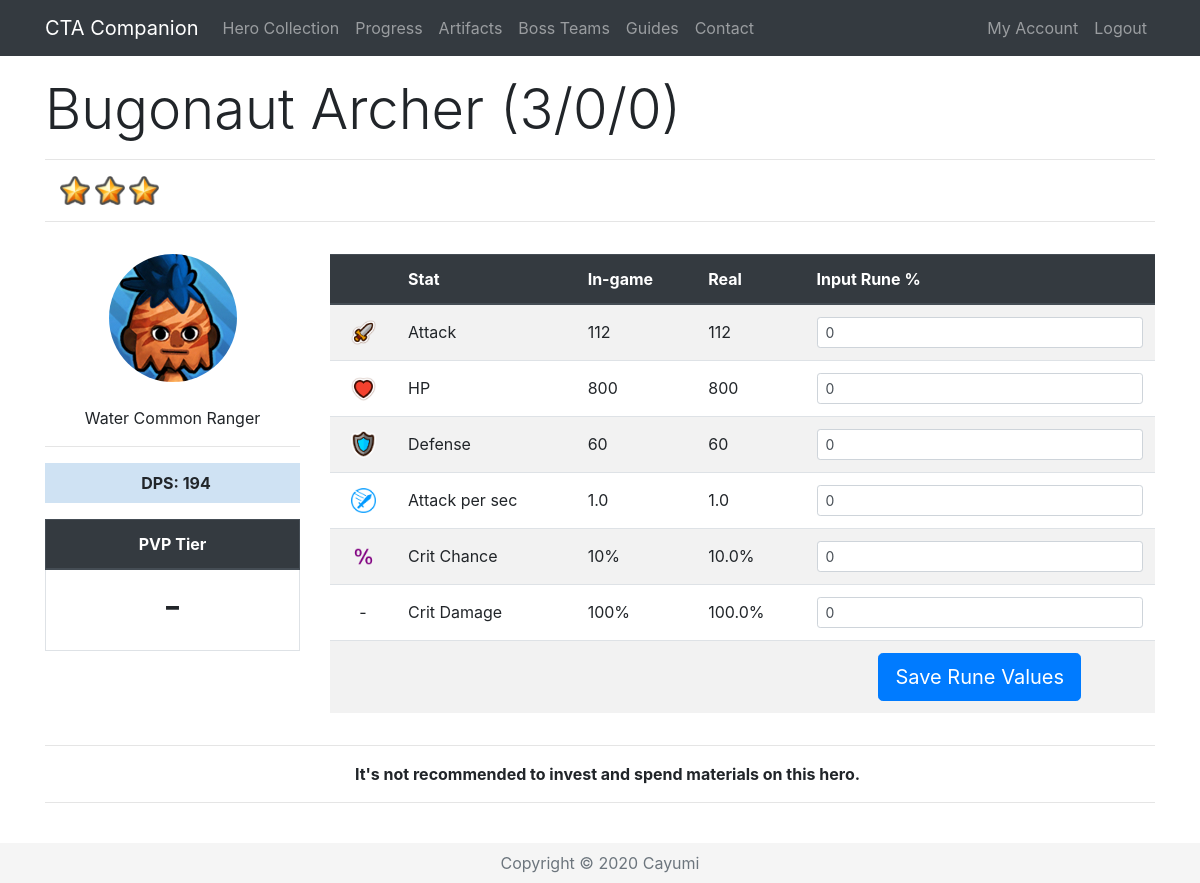
The page /Hero/604 (signed in) on the database its author committed.
### app/models.py (models this page shows, shortened)
class Base(db.Model):
    id = db.Column(db.Integer, primary_key=True)
    name = db.Column(db.String(32), index=True, unique=True)
    nameSafe = db.Column(db.String(32), index=True, unique=True)
    job = db.Column(db.String(16), index=True)
    rarity = db.Column(db.String(16), index=True)
    element = db.Column(db.String(16), index=True)
    gender = db.Column(db.String(16), index=True)
    crusher = db.Column(db.Integer, index=True)
    fly = db.Column(db.Integer, index=True)
    blitz = db.Column(db.Integer, index=True)
    atk = db.Column(db.Integer, index=True)
    hp = db.Column(db.Integer, index=True)
    defense = db.Column(db.Integer, index=True)
    crit = db.Column(db.Integer, index=True)
    critDmg = db.Column(db.Integer, index=True)
    movespeed = db.Column(db.Integer, index=True)
    aps = db.Column(db.Integer, index=True)
    arange = db.Column(db.Integer, index=True)
    resistance = db.Column(db.Integer, index=True)
    frenzy = db.Column(db.Integer, index=True)
    dodge = db.Column(db.Integer, index=True)
    stun = db.Column(db.Integer, index=True)
    stunTime = db.Column(db.Integer, index=True)
    aoe = db.Column(db.Integer, index=True)
    ult = db.Column(db.Integer, index=True)
    kshp = db.Column(db.Integer, index=True)
    gold = db.Column(db.Integer, index=True)
    freeze = db.Column(db.Integer, index=True)
    freezeTime = db.Column(db.Integer, index=True)
    freezeDmg = db.Column(db.Integer, index=True)
    burn = db.Column(db.Integer, index=True)
    burnTime = db.Column(db.Integer, index=True)
    burnDmg = db.Column(db.Integer, index=True)
    poison = db.Column(db.Integer, index=True)
    poisonTime = db.Column(db.Integer, index=True)
    poisonDmg = db.Column(db.Integer, index=True)
    sp2 = db.Column(db.Integer, index=True)
    sp2num = db.Column(db.Integer, index=True)
    buffElement = db.Column(db.String(16), index=True)
    buffType = db.Column(db.Integer, index=True)
    buffStat = db.Column(db.String(16), index=True)
    buff = db.Column(db.Integer, index=True)
    heroes = db.relationship('Hero', backref='baseStats', lazy='dynamic')

class Hero(db.Model):
    id = db.Column(db.Integer, primary_key=True)
    level = db.Column(db.Integer, index=True)
    awaken = db.Column(db.Integer, index=True)
    wpn = db.Column(db.Integer, index=True)
    medals = db.Column(db.Integer, index=True)
    runedAtk = db.Column(db.Integer, index=True)
    runedHp = db.Column(db.Integer, index=True)
    runedDef = db.Column(db.Integer, index=True)
    runedAps = db.Column(db.Integer, index=True)
    runedCrit = db.Column(db.Integer, index=True)
    runedCritDmg = db.Column(db.Integer, index=True)
    user_id = db.Column(db.Integer, db.ForeignKey('user.id'))
    base_id = db.Column(db.Integer, db.ForeignKey('base.id'))
    def displayStat(self, stat):
        if stat < 1000:
            return str(int(round(stat, 0)))
        elif stat > 1000000:
            return str(round(stat/1000000, 2))+"M"
        else:
            return str(round(stat/1000, 2))+"K"
    def displayOther(self, x):
        return '{:,}'.format(x).replace(',', ' ')
    def atk(self):
        runedAttack = self.runedAtk
        base = self.baseStats.atk
        level = self.level
        awaken = self.awaken
        atk = int(base * (2 ** (level - 1)) * (1.5 ** awaken))
        runedAtk = atk + (atk * (runedAttack / 100))
        return int(runedAtk)
    def raidAtk(self, art, buff):
        runedAttack = self.runedAtk
        base = self.baseStats.atk
        level = self.level
        awaken = self.awaken
        atk = base * (2 ** (level - 1)) * (1.5 ** awaken)
        runedAtk = (atk + (atk * ((runedAttack+art) / 100))) * self.baseStats.crusher + atk * buff / 100
        return runedAtk
    def hp(self):
        runedHP = self.runedHp
        base = self.baseStats.hp
        level = self.level
        awaken = self.awaken
        hp = int(base * (2 ** (level - 1)) * (1.5 ** awaken))
        runedHP = hp + (hp * (runedHP / 100))
        return int(runedHP)
    def defense(self):
        runedDef = self.runedDef
        base = self.baseStats.defense
        level = self.level
        awaken = self.awaken
        defense = int(base * (2 ** (level - 1)) * (1.5 ** awaken))
        runedDef = defense + (defense * (runedDef / 100))
        return int(runedDef)
    def aps(self):
        runedAps = self.runedAps
        base = self.baseStats.aps
        runedAps = base + (base * (runedAps / 100))
        return runedAps
    def crit(self):
        runedCrit = self.runedCrit
        base = self.baseStats.crit
        return (base + runedCrit)/100
    def critDmg(self):
        runedDmg = self.runedCritDmg
        base = self.baseStats.critDmg
        return (base + runedDmg)/100
    def dpsSP2(self):
        sp2 = self.baseStats.sp2
        sp2num = self.baseStats.sp2num
        atk = self.atk()
        aps = self.aps()
        crit = self.crit()
        critDmg = self.critDmg()
        dps = ((atk * aps * (1-crit)) + (atk * aps * crit * (1+critDmg))) * (6 + sp2 * sp2num)/7
        dps = int(round(dps))
        return '{:,}'.format(dps).replace(',', ' ')

### app/routes.py (the view, shortened to what this page needs)
@app.route('/Hero/<heroid>', methods=["GET", "POST"])
@login_required
def hero(heroid):
    user = User.query.join(Hero).filter(Hero.id == heroid)
    selectedHero = Hero.query.get(heroid)
    if request.method == "GET":
        return render_template('hero.html', selectedHero=selectedHero, title=selectedHero.baseStats.name, user=user,
                               heroDict=heroDict)

### app/templates/hero.html (shortened to what this page needs)
{% extends "base.html" %}
{% block content %}
{% if user[0] == current_user %}
{% set current = selectedHero.baseStats.nameSafe %}
 <div class="row pt-3">
    <div class="col-lg-12">
      <h1 class="display-4">{{ selectedHero.baseStats.name }} ({{ selectedHero.level }}/{{ selectedHero.awaken }}/{{ selectedHero.wpn }}) </h1>
      <hr>
        {% if selectedHero.level > 0 %}
      <p class="instructions">
          {%for i in range(selectedHero.level - selectedHero.awaken) %}
          <img src="{{ url_for('static', filename='star.png') }}" width="30" alt="Star">
          {% endfor %}
      </p>
        {% else %}
        <p class="instruction">You have not unlocked this hero.</p>
        {% endif %}
      <hr>
    </div>
 </div>
  <div class="row align-middle">
    <div class="col-lg-3 text-center align-middle pt-3">
        <img class="img-fluid rounded-circle" src="/static/{{selectedHero.baseStats.nameSafe}}.png" alt="{{selectedHero.baseStats.name}}"><br><br>
        {{ selectedHero.baseStats.element }} {{ selectedHero.baseStats.rarity }} {{ selectedHero.baseStats.job }}<hr>
        {% if selectedHero.level > 0 %}
        <p class="instructions {{selectedHero.baseStats.element}}{{selectedHero.baseStats.rarity}}"><b>DPS: {{ selectedHero.dpsSP2() }}</b></p>
        {% else %}
        <p class="instructions {{selectedHero.baseStats.element}}{{selectedHero.baseStats.rarity}}">Hero not collected</p>
        {% endif %}
        <table class="table table-bordered">
        <thead class="thead-dark">
        <tr>
            <th colspan="2">PVP Tier</th>
        </tr>
        </thead>
        <tr>
            <td><h1>
                {% if heroDict[current] %}
                {{ heroDict[current][4] }}
                {% else %}
                -
                {% endif %}
            </h1>
            </td>
        </tr>
    </table>
      </div>
      <div class="col lg-9 pt-3">
<form action="/Hero/{{ selectedHero.id }}" method="post" novalidate>
 <table class="table table-striped">
     <thead class="thead-dark">
          <tr>
              <th>&nbsp;</th>
              <th>Stat</th>
              <th>{% if selectedHero.level > 0 %}In-game{% else %}Base stat{% endif %}</th>
              <th>Real</th>
              <th>Input Rune %</th>
          </tr>
          </thead>
              <tr class="text-left">
                  <td class="align-middle text-center"><img src="{{ url_for('static', filename='atk.png') }}" width="25" alt="Attack"></td>
                  <td class="align-middle">Attack</td>
                  {% if selectedHero.level > 0 %}
                  <td class="align-middle">{{ selectedHero.displayStat(selectedHero.atk()) }}</td>
                  <td class="align-middle">{{ selectedHero.displayOther(selectedHero.atk()) }}</td>
                  <td><input type="text" maxlength="10" class="form-control form-control-sm" id="{{ selectedHero.id }}runedAtk" value="{{ selectedHero.runedAtk }}" name="{{ selectedHero.id }}runedAtk"></td>
                  {% else %}
                  <td class="align-middle">{{ selectedHero.baseStats.atk }}</td>
                  <td class="align-middle">-</td>
                  <td><input type="text" maxlength="10" class="form-control form-control-sm" disabled></td>
                  {% endif %}
              </tr>
              <tr class="text-left">
                  <td class="align-middle text-center"><img src="{{ url_for('static', filename='hp.png') }}" width="25" alt="HP"></td>
                  <td class="align-middle">HP</td>
                  {% if selectedHero.level > 0 %}
                  <td class="align-middle">{{ selectedHero.displayStat(selectedHero.hp()) }}</td>
                  <td class="align-middle">{{ selectedHero.displayOther(selectedHero.hp()) }}</td>
                  <td><input type="text" maxlength="10" class="form-control form-control-sm" id="{{ selectedHero.id }}runedHp" value="{{ selectedHero.runedHp }}" name="{{ selectedHero.id }}runedHp" onkeypress="return isNumber9(event)"></td>
                  {% else %}
                  <td class="align-middle">{{ selectedHero.baseStats.hp }}</td>
                  <td class="align-middle">-</td>
                  <td><input type="text" maxlength="10" class="form-control form-control-sm" disabled></td>
                  {% endif %}
              </tr>
              <tr class="text-left">
                  <td class="align-middle text-center"><img src="{{ url_for('static', filename='def.png') }}" width="25" alt="Defense"></td>
                  <td class="align-middle">Defense</td>
                  {% if selectedHero.level > 0 %}
                  <td class="align-middle">{{ selectedHero.displayStat(selectedHero.defense()) }}</td>
                  <td class="align-middle">{{ selectedHero.defense() }}</td>
                  <td><input type="text" maxlength="10" class="form-control form-control-sm" id="{{ selectedHero.id }}runedDef" value="{{ selectedHero.runedDef }}" name="{{ selectedHero.id }}runedDef" onkeypress="return isNumber9(event)"></td>
                  {% else %}
                  <td class="align-middle">{{ selectedHero.baseStats.defense }}</td>
                  <td class="align-middle">-</td>
                  <td><input type="text" maxlength="10" class="form-control form-control-sm" disabled></td>
                  {% endif %}
              </tr>
              <tr class="text-left">
                  <td class="align-middle text-center"><img src="{{ url_for('static', filename='aps.png') }}" width="25" alt="APS"></td>
                  <td class="align-middle">Attack per sec</td>
                  {% if selectedHero.level > 0 %}
                  <td class="align-middle">{{ selectedHero.aps()|round(2, 'common' ) }}</td>
                  <td class="align-middle">{{ selectedHero.aps() }}</td>
                  <td><input type="text" maxlength="10" class="form-control form-control-sm" id="{{ selectedHero.id }}runedAps" value="{{ selectedHero.runedAps }}" name="{{ selectedHero.id }}runedAps" onkeypress="return isNumber9(event)"></td>
                  {% else %}
                  <td class="align-middle">{{ selectedHero.baseStats.aps }}</td>
                  <td class="align-middle">-</td>
                  <td><input type="text" maxlength="10" class="form-control form-control-sm" disabled></td>
                  {% endif %}
              </tr>
                <tr class="text-left">
                  <td class="align-middle text-center"><img src="{{ url_for('static', filename='crit.png') }}" width="25" alt="Crit Chance"></td>
                  <td class="align-middle">Crit Chance</td>
                  {% if selectedHero.level > 0 %}
                  <td class="align-middle">{{ (selectedHero.crit()*100)|round|int }}%</td>
                  <td class="align-middle">{{ selectedHero.crit()*100 }}% </td>
                  <td><input type="text" maxlength="10" class="form-control form-control-sm" id="{{ selectedHero.id }}runedCrit" value="{{ selectedHero.runedCrit }}" name="{{ selectedHero.id }}runedCrit" onkeypress="return isNumber9(event)"></td>
                  {% else %}
                  <td class="align-middle">{{ selectedHero.baseStats.crit }}%</td>
                  <td class="align-middle">-</td>
                  <td><input type="text" maxlength="10" class="form-control form-control-sm" disabled></td>
                  {% endif %}
                </tr>
              <tr class="text-left">
                  <td class="align-middle text-center">-</td>
                  <td class="align-middle">Crit Damage</td>
                  {% if selectedHero.level > 0 %}
                  <td class="align-middle">{{ ((selectedHero.critDmg())*100)|round|int }}%</td>
                  <td class="align-middle">{{ (selectedHero.critDmg()*100)|round(2, 'common') }}%</td>
                  <td><input type="text" maxlength="10" class="form-control form-control-sm" id="{{ selectedHero.id }}runedCritDmg" value="{{ selectedHero.runedCritDmg }}" name="{{ selectedHero.id }}runedCritDmg" onkeypress="return isNumber9(event)"></td>
                  {% else %}
                  <td class="align-middle">{{ selectedHero.baseStats.critDmg }}%</td>
                  <td class="align-middle">-</td>
                  <td><input type="text" maxlength="10" class="form-control form-control-sm" disabled></td>
                  {% endif %}
              </tr>
     <tr class="text-center">
                  <td>&nbsp;</td>
                  <td>&nbsp;</td>
                  <td>&nbsp;</td>
                  <td>&nbsp;</td>
                  {% if selectedHero.level > 0 %}
                  <td><button class="btn btn-primary btn-lg" type="submit">Save Rune Values</button></td>
                  {% else %}
                  <td><button class="btn btn-primary btn-lg" type="submit" disabled>Save Rune Values</button></td>
                  {% endif %}
              </tr>
          </table>
</form>
    </div>
      </div>
{% if heroDict[current] %}
<div class="row">
    <div class="col-lg-12 text-center">
        <hr>
        <p class="instructions">{{ heroDict[current][5] }}</p>
        <hr>
    </div>
</div>
<div class="row">
    <div class="col-lg-12 text-center">
      <table class="table table-bordered">
          <thead class="thead-dark">
          <tr>
              <th colspan="5">How to rune</th>
          </tr>
          </thead>
          <tr class="table-secondary align-middle">
              <td>&nbsp;</td>
              <td width="18%">Rune Set</td>
              <td>Primary</td>
              <td>Secondary</td>
              <td>Notes</td>
          </tr>
          <tr class="align-middle">
              <td class="align-middle">PVP</td>
              <td class="align-middle">
                  {% for i in heroDict[current][0] %}
                  <img class="img-fluid" src="/static/{{i}}.png" alt="{{i}}" name="{{i}}" width="25">
                  {% endfor %}
              </td>
              <td class="align-middle">{{ heroDict[current][1] }}</td>
              <td class="align-middle">{{ heroDict[current][2] }}</td>
              <td class="align-middle">{{ heroDict[current][3] }}</td>
          </tr>
{% if heroDict[current][6] %}
            <tr>
              <td class="align-middle">PVE</td>
              <td class="align-middle">
                  {% for i in heroDict[current][6] %}
                  <img class="img-fluid" src="/static/{{i}}.png" alt="{{i}}" name="{{i}}" width="25">
                  {% endfor %}
              </td>
              <td class="align-middle">{{ heroDict[current][7] }}</td>
              <td class="align-middle">{{ heroDict[current][8] }}</td>
              <td class="align-middle">{{ heroDict[current][9] }}</td>
          </tr>
{% endif %}
      </table>
    </div>
</div>
{% else %}
<div class="row">
    <div class="col-lg-12 text-center">
        <hr>
        <p class="instructions"><b>It's not recommended to invest and spend materials on this hero.</b></p>
        <hr>
    </div>
</div>
{% endif %}
<br>
{% endif %}
{% endblock %}

### rows shown on the page
Base: baseStats.name "Bugonaut Archer", baseStats.nameSafe (picture), baseStats.element "Water", baseStats.rarity "Common", baseStats.job "Ranger", dpsSP2 "194"
Hero: level "3", awaken "0", wpn "0", displayStat "112", displayOther "112", runedAtk "0", displayStat "800", displayOther "800", runedHp "0", displayStat "60", defense "60", runedDef "0", aps "1.0", runedAps "0", (selectedHero.crit()*100)|round|int "10", selectedHero.crit()*100 "10.0", runedCrit "0", ((selectedHero.critDmg())*100)|round|int "100", (selectedHero.critDmg()*100)|round(2,'common') "100.0", runedCritDmg "0"
